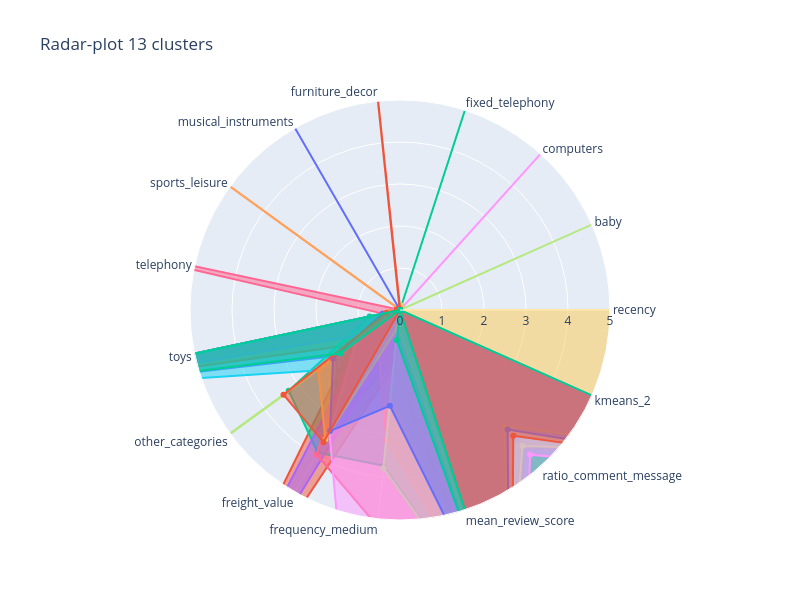

Notebook source saved alongside this figure:
### Code cell
plot_clusters_radar(centroid_normalized_13)

### Figure 1 — Plotly figure (JSON) as saved in the notebook; plotly's stock layout.template omitted (floating-point values rounded to 4 significant figures)
{"data": [{"fill": "toself", "name": "Cluster 0", "r": [0, 0, 3.469e-18, 0, 0, 0, 0, 0, 9.686, 1.854, 3.087, 1.195, 0, 4.153, 0], "theta": ["recency", "baby", "computers", "fixed_telephony", "furniture_decor", "musical_instruments", "sports_leisure", "telephony", "toys", "other_categories", "freight_value", "frequency_medium", "mean_review_score", "ratio_comment_message", "kmeans_2"], "type": "scatterpolar"}, {"fill": "toself", "name": "Cluster 1", "r": [0, 0, 3.469e-18, 0, 0, 0, 0, 0, 9.355, 1.409, 10.0, 1.341, 9.993, 10, 10], "theta": ["recency", "baby", "computers", "fixed_telephony", "furniture_decor", "musical_instruments", "sports_leisure", "telephony", "toys", "other_categories", "freight_value", "frequency_medium", "mean_review_score", "ratio_comment_message", "kmeans_2"], "type": "scatterpolar"}, {"fill": "toself", "name": "Cluster 2", "r": [0, 0, 3.469e-18, 10, 0, 0.03182, 0.003182, 0, 0.7401, 3.275, 3.918, 3.729, 8.325, 4.008, 8.237], "theta": ["recency", "baby", "computers", "fixed_telephony", "furniture_decor", "musical_instruments", "sports_leisure", "telephony", "toys", "other_categories", "freight_value", "frequency_medium", "mean_review_score", "ratio_comment_message", "kmeans_2"], "type": "scatterpolar"}, {"fill": "toself", "name": "Cluster 3", "r": [0, 0, 3.469e-18, 0, 0, 0, 0, 0, 10, 0.9705, 10, 0.6032, 9.964, 0.02154, 9.914], "theta": ["recency", "baby", "computers", "fixed_telephony", "furniture_decor", "musical_instruments", "sports_leisure", "telephony", "toys", "other_categories", "freight_value", "frequency_medium", "mean_review_score", "ratio_comment_message", "kmeans_2"], "type": "scatterpolar"}, {"fill": "toself", "name": "Cluster 4", "r": [0, 0, 3.469e-18, 0, 0, 0.02173, 10.0, 0, 0.2426, 0, 1.034, 3.105, 8.34, 4.406, 8.326], "theta": ["recency", "baby", "computers", "fixed_telephony", "furniture_decor", "musical_instruments", "sports_leisure", "telephony", "toys", "other_categories", "freight_value", "frequency_medium", "mean_review_score", "ratio_comment_message", "kmeans_2"], "type": "scatterpolar"}, {"fill": "toself", "name": "Cluster 5", "r": [0, 0, 3.469e-18, 0, 0, 0, 0, 0, 9.122, 2.451, 0, 1.892, 9.978, 9.998, 9.945], "theta": ["recency", "baby", "computers", "fixed_telephony", "furniture_decor", "musical_instruments", "sports_leisure", "telephony", "toys", "other_categories", "freight_value", "frequency_medium", "mean_review_score", "ratio_comment_message", "kmeans_2"], "type": "scatterpolar"}, {"fill": "toself", "name": "Cluster 6", "r": [0, 0, 0, 0.02623, 0, 0.03935, 0.01049, 10, 0.4135, 1.308, 3.972, 5.17, 8.317, 3.733, 8.256], "theta": ["recency", "baby", "computers", "fixed_telephony", "furniture_decor", "musical_instruments", "sports_leisure", "telephony", "toys", "other_categories", "freight_value", "frequency_medium", "mean_review_score", "ratio_comment_message", "kmeans_2"], "type": "scatterpolar"}, {"fill": "toself", "name": "Cluster 7", "r": [0, 10, 3.469e-18, 0.1117, 0, 0, 0, 0, 0, 10, 0.05582, 3.79, 8.324, 4.36, 8.231], "theta": ["recency", "baby", "computers", "fixed_telephony", "furniture_decor", "musical_instruments", "sports_leisure", "telephony", "toys", "other_categories", "freight_value", "frequency_medium", "mean_review_score", "ratio_comment_message", "kmeans_2"], "type": "scatterpolar"}, {"fill": "toself", "name": "Cluster 8", "r": [0, 3.469e-18, 10.0, 0, 0, 0.09217, 0.04608, 0, 0.1364, 1.284, 3.364, 10.0, 9.253, 4.635, 9.853], "theta": ["recency", "baby", "computers", "fixed_telephony", "furniture_decor", "musical_instruments", "sports_leisure", "telephony", "toys", "other_categories", "freight_value", "frequency_medium", "mean_review_score", "ratio_comment_message", "kmeans_2"], "type": "scatterpolar"}, {"fill": "toself", "name": "Cluster 9", "r": [10.0, 0, 3.469e-18, 0.06298, 0, 0.02099, 0.0105, 0.09447, 0.2985, 2.407, 3.556, 0.4027, 8.364, 3.723, 8.361], "theta": ["recency", "baby", "computers", "fixed_telephony", "furniture_decor", "musical_instruments", "sports_leisure", "telephony", "toys", "other_categories", "freight_value", "frequency_medium", "mean_review_score", "ratio_comment_message", "kmeans_2"], "type": "scatterpolar"}, {"fill": "toself", "name": "Cluster 10", "r": [0, 0, 3.469e-18, 0, 0, 10, 5.551e-17, 0, 0.4291, 1.971, 3.329, 2.294, 8.432, 3.832, 9.374], "theta": ["recency", "baby", "computers", "fixed_telephony", "furniture_decor", "musical_instruments", "sports_leisure", "telephony", "toys", "other_categories", "freight_value", "frequency_medium", "mean_review_score", "ratio_comment_message", "kmeans_2"], "type": "scatterpolar"}, {"fill": "toself", "name": "Cluster 11", "r": [0, 0, 3.469e-18, 0.01603, 10, 0.01603, 0.01603, 0.08013, 0.3258, 3.429, 3.639, 0, 8.592, 4.031, 9.374], "theta": ["recency", "baby", "computers", "fixed_telephony", "furniture_decor", "musical_instruments", "sports_leisure", "telephony", "toys", "other_categories", "freight_value", "frequency_medium", "mean_review_score", "ratio_comment_message", "kmeans_2"], "type": "scatterpolar"}, {"fill": "toself", "name": "Cluster 12", "r": [0, 0, 3.469e-18, 0, 0, 0, 0, 0, 9.803, 1.762, 0, 0.7228, 10, 0, 9.966], "theta": ["recency", "baby", "computers", "fixed_telephony", "furniture_decor", "musical_instruments", "sports_leisure", "telephony", "toys", "other_categories", "freight_value", "frequency_medium", "mean_review_score", "ratio_comment_message", "kmeans_2"], "type": "scatterpolar"}], "layout": {"height": 600, "polar": {"angularaxis": {"type": "category"}, "radialaxis": {"autorange": false, "range": [0, 5], "type": "linear", "visible": true}}, "showlegend": false, "title": {"text": "Radar-plot 13 clusters"}, "width": 800}}
